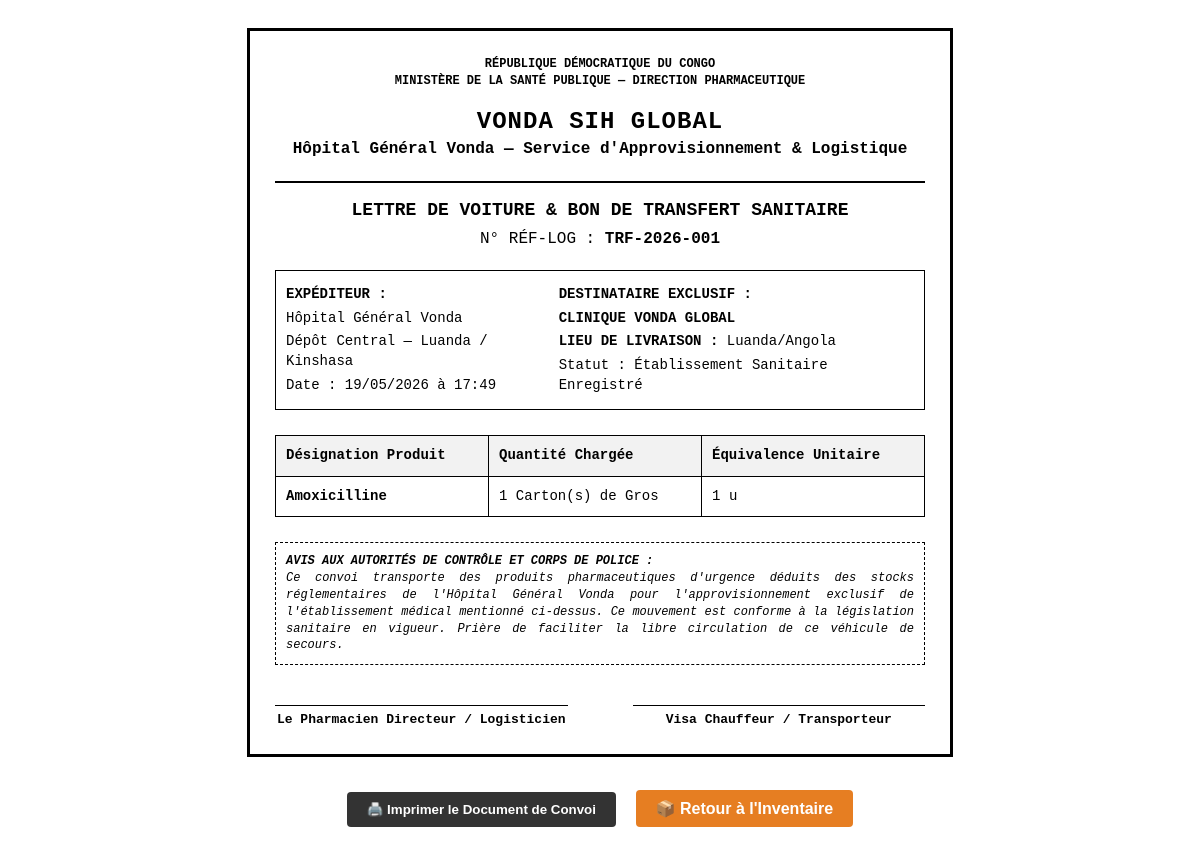
The app's page /bon-transfert/1/1/ (signed in) with its own data.
### pharmacy/models.py (models this page shows, shortened)
class Vente(models.Model):
    TYPES_VENTE = [('DETAIL', 'Vente au Détail'), ('GROS', 'Vente en Gros (Carton)')]
    medicament = models.ForeignKey(Medicament, on_delete=models.CASCADE)
    type_vente = models.CharField(max_length=10, choices=TYPES_VENTE, default='DETAIL')
    quantite_vendue = models.PositiveIntegerField(help_text="Nombre d'unités si Détail, nombre de cartons si Gros")
    prix_total = models.DecimalField(max_digits=10, decimal_places=2, blank=True)
    date_vente = models.DateTimeField(auto_now_add=True)
    code_facture_unique = models.UUIDField(default=uuid.uuid4, unique=True, editable=False)

class Etablissement(models.Model):
    TYPES = [('HOSPITAL', 'Hôpital'), ('PHARMA', 'Pharmacie Privée'), ('DEPOT', 'Dépôt de Gros')]
    nom = models.CharField(max_length=150)
    type_etablissement = models.CharField(max_length=10, choices=TYPES, default='PHARMA')
    adresse = models.TextField()
    telephone = models.CharField(max_length=50)
    logo_signature = models.ImageField(upload_to='logos/', blank=True, null=True)

class Medicament(models.Model):
    UNITE = 'UNITE'
    CARTON = 'CARTON'
    PALETTE = 'PALETTE'
    TYPE_EMBALLAGE_CHOICES = [
        (UNITE, 'Unité (Boîte/Flacon)'),
        (CARTON, 'Carton de Gros'),
        (PALETTE, 'Palette Importation'),
    ]
    etablissement = models.ForeignKey(Etablissement, on_delete=models.CASCADE)
    nom = models.CharField(max_length=100)
    quantite_stock = models.IntegerField(default=0, help_text="Quantité totale disponible en unités de détail")
    conditionnement_achat = models.CharField(max_length=20, choices=TYPE_EMBALLAGE_CHOICES, default=UNITE)
    unites_par_carton = models.IntegerField(default=1, help_text="Combien d'unités individuelles contient un carton")
    pays_origine = models.CharField(max_length=100, default="International", help_text="Pays de fabrication")
    numero_lot_import = models.CharField(max_length=100, blank=True, null=True, help_text="Numéro de lot douanier / international")
    cout_fret_douane = models.DecimalField(max_digits=10, decimal_places=2, default=0.00, help_text="Frais de transport et douane")
    prix_unitaire = models.DecimalField(max_digits=10, decimal_places=2, help_text="Prix de vente standard à l'unité")
    prix_grossiste_carton = models.DecimalField(max_digits=10, decimal_places=2, null=True, blank=True, help_text="Prix de vente en gros")
    posologie_standard_ia = models.TextField(blank=True, help_text="Généré automatiquement par l'IA si laissé vide")
    contre_indications = models.TextField(blank=True, help_text="Généré automatiquement par l'IA si laissé vide")

### pharmacy/views.py (the view)
# urls.py: path('bon-transfert/<int:vente_id>/<int:etab_id>/', views.afficher_bon_transfert, name='afficher_bon_transfert'),
@login_required
def afficher_bon_transfert(request, vente_id, etab_id):
    vente = get_object_or_404(Vente, id=vente_id)
    etablissement = get_object_or_404(Etablissement, id=etab_id)
    volume_total = vente.quantite_vendue * vente.medicament.unites_par_carton
    return render(request, "pharmacy/bon_transfert.html", {
        "vente": vente,
        "etablissement": etablissement,
        "volume_total": volume_total
    })

### pharmacy/templates/pharmacy/bon_transfert.html (shortened to what this page needs)
<!DOCTYPE html>
<html lang="fr">
<head>
</head>
<body>
<div class="document">
    <div class="autorite">
        RÉPUBLIQUE DÉMOCRATIQUE DU CONGO<br>
        MINISTÈRE DE LA SANTÉ PUBLIQUE — DIRECTION PHARMACEUTIQUE
    </div>
    <div class="header">
        <h1>VONDA SIH GLOBAL</h1>
        <strong>Hôpital Général Vonda — Service d'Approvisionnement & Logistique</strong>
    </div>
    <hr style="border: 1px solid #000; margin: 15px 0;">
    <div class="header">
        <h2 style="margin: 5px 0; font-size: 18px;">LETTRE DE VOITURE & BON DE TRANSFERT SANITAIRE</h2>
        <p style="margin: 5px 0;">N° RÉF-LOG : <strong>TRF-2026-00{{ vente.id }}</strong></p>
    </div>
    <div class="meta-info">
        <div>
            <p style="margin: 4px 0;"><strong>EXPÉDITEUR :</strong></p>
            <p style="margin: 4px 0;">Hôpital Général Vonda</p>
            <p style="margin: 4px 0;">Dépôt Central — Luanda / Kinshasa</p>
            <p style="margin: 4px 0;">Date : {{ vente.date_vente|date:"d/m/Y à H:i" }}</p>
        </div>
        <div>
            <p style="margin: 4px 0;"><strong>DESTINATAIRE EXCLUSIF :</strong></p>
            <p style="margin: 4px 0; font-weight: bold; text-transform: uppercase;">{{ etablissement.nom }}</p>
            <p style="margin: 4px 0;"><strong>LIEU DE LIVRAISON :</strong> {{ etablissement.adresse|default:"Non spécifiée (Contrôle requis)" }}</p>
            <p style="margin: 4px 0;">Statut : Établissement Sanitaire Enregistré</p>
        </div>
    </div>
    <table class="details">
        <thead>
            <tr>
                <th>Désignation Produit</th>
                <th>Quantité Chargée</th>
                <th>Équivalence Unitaire</th>
            </tr>
        </thead>
        <tbody>
            <tr>
                <td><strong>{{ vente.medicament.nom }}</strong></td>
                <td>{{ vente.quantite_vendue }} Carton(s) de Gros</td>
                <td>{{ volume_total }} u</td>
            </tr>
        </tbody>
    </table>
    <div class="legal-notice">
        <strong>AVIS AUX AUTORITÉS DE CONTRÔLE ET CORPS DE POLICE :</strong><br>
        Ce convoi transporte des produits pharmaceutiques d'urgence déduits des stocks réglementaires de l'Hôpital Général Vonda pour l'approvisionnement exclusif de l'établissement médical mentionné ci-dessus. Ce mouvement est conforme à la législation sanitaire en vigueur. Prière de faciliter la libre circulation de ce véhicule de secours.
    </div>
    <div class="signatures">
        <div class="signature-box">Le Pharmacien Directeur / Logisticien</div>
        <div class="signature-box">Visa Chauffeur / Transporteur</div>
    </div>
</div>
<div class="actions">
    <button class="btn" onclick="window.print()">🖨️ Imprimer le Document de Convoi</button>
    <a href="{% url 'inventaire' %}" class="btn" style="background-color: #e67e22;">📦 Retour à l'Inventaire</a>
</div>
</body>
</html>

### pharmacy/templates/pharmacy/bon_transfert.html (style rules this page uses)
body { font-family: 'Courier New', Courier, monospace; padding: 20px; background-color: #fff; color: #000; line-height: 1.4; }
.document { max-width: 650px; margin: auto; border: 3px solid #000; padding: 25px; }
.header { text-align: center; margin-bottom: 20px; }
.header h1 { margin: 0; font-size: 24px; text-transform: uppercase; letter-spacing: 1px; }
.autorite { text-align: center; font-size: 12px; font-weight: bold; margin-bottom: 15px; text-transform: uppercase; }
.meta-info { display: flex; justify-content: space-between; margin-top: 20px; font-size: 14px; border: 1px solid #000; padding: 10px; }
.details { width: 100%; border-collapse: collapse; margin: 25px 0; }
.details th, .details td { border: 1px solid #000; padding: 10px; text-align: left; font-size: 14px; }
.details th { background-color: #f2f2f2; }
.legal-notice { font-size: 12px; text-align: justify; margin-top: 20px; font-style: italic; border: 1px dashed #000; padding: 10px; }
.signatures { display: flex; justify-content: space-between; margin-top: 40px; }
.signature-box { width: 45%; border-top: 1px solid #000; text-align: center; padding-top: 5px; font-size: 13px; font-weight: bold; }
.actions { text-align: center; margin-top: 30px; }
.btn { padding: 10px 20px; background-color: #333; color: white; border: none; font-weight: bold; cursor: pointer; text-decoration: none; border-radius: 4px; font-family: Arial, sans-serif; margin: 5px; }

### records on screen
Vente: id "1", date_vente "19/05/2026 à 17:49", medicament.nom "Amoxicilline", quantite_vendue "1"
Etablissement: nom "CLINIQUE VONDA GLOBAL", adresse "Luanda/Angola"

### other values on screen
{{ volume_total }} "1"
